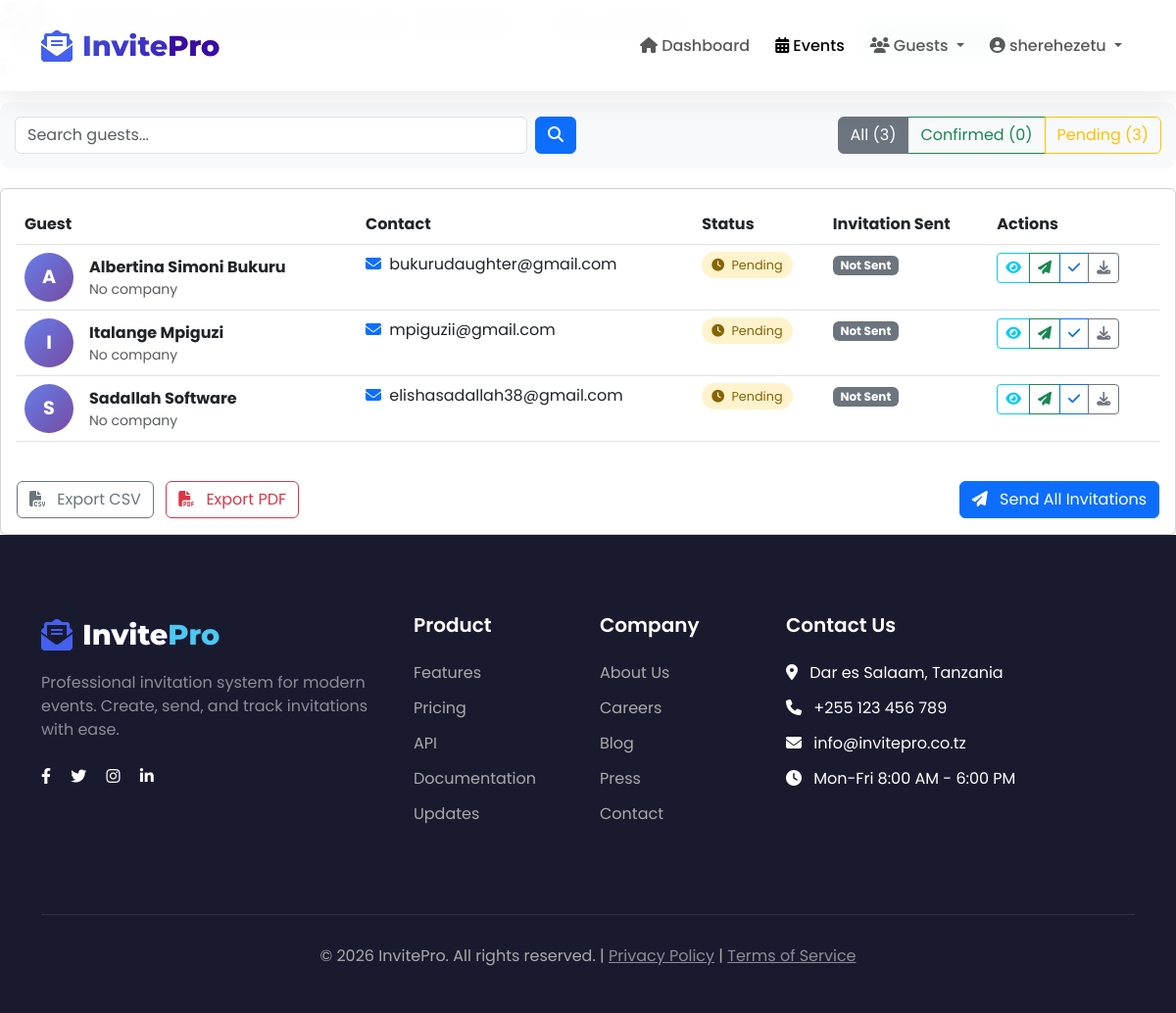
Page /events/31/guests/ (signed in) on the committed database.
### events/models.py (models this page shows, shortened)
class Guest(models.Model):
    TITLE_CHOICES = [
        ('Mr', 'Mr'),
        ('Mrs', 'Mrs'),
        ('Miss', 'Miss'),
        ('Ms', 'Ms'),
        ('Dr', 'Dr'),
        ('Prof', 'Prof')
    ]
    event = models.ForeignKey(Event, on_delete=models.CASCADE, related_name='guests')
    title = models.CharField(max_length=10, choices=TITLE_CHOICES, default='Mr')
    full_name = models.CharField(max_length=200)
    email = models.EmailField()
    phone = models.CharField(max_length=20, blank=True, null=True)
    notes = models.TextField(blank=True, null=True)
    qr_code = models.UUIDField(default=uuid.uuid4, unique=True, editable=False)
    qr_code_image = models.ImageField(upload_to='guest_qr_codes/', null=True, blank=True)
    invitation_card = models.ImageField(upload_to='invitation_cards/', null=True, blank=True)
    confirmed = models.BooleanField(default=False)
    confirmed_at = models.DateTimeField(null=True, blank=True)
    checked_in_at = models.DateTimeField(null=True, blank=True)
    custom_message = models.TextField(blank=True, null=True)
    seat_number = models.CharField(max_length=20, blank=True, null=True)
    table_number = models.CharField(max_length=10, blank=True, null=True)
    created_at = models.DateTimeField(auto_now_add=True)
    class Meta:
        unique_together = ['event', 'email']
        ordering = ['full_name']

### events/views.py (the view)
# urls.py: path('events/<int:event_id>/guests/', views.event_guests_view, name='event_guests'),
@login_required
def event_guests_view(request, event_id):
    event = get_object_or_404(Event, id=event_id, organizer=request.user)
    guests = event.guests.all().order_by('full_name')
    status = request.GET.get('status', 'all')
    search_query = request.GET.get('search', '')
    if search_query:
        guests = guests.filter(
            Q(full_name__icontains=search_query) |
            Q(email__icontains=search_query) |
            Q(phone__icontains=search_query)
        )
    if status == 'confirmed':
        guests = guests.filter(confirmed=True)
    elif status == 'pending':
        guests = guests.filter(confirmed=False)
    total_guests = event.guests.count()
    confirmed_count = event.guests.filter(confirmed=True).count()
    pending_count = total_guests - confirmed_count
    paginator = Paginator(guests, 20)  # Show 20 guests per page
    page_number = request.GET.get('page')
    page_obj = paginator.get_page(page_number)
    context = {
        'event': event,
        'guests': page_obj,
        'page_obj': page_obj,
        'is_paginated': paginator.num_pages > 1,
        'total_guests': total_guests,
        'confirmed_count': confirmed_count,
        'pending_count': pending_count,
        'search_query': search_query,
        'current_status': status,
    }
    return render(request, 'events/event_guests.html', context)

### templates/events/event_guests.html (shortened to what this page needs)
{% extends 'base.html' %}
{% load static %}
{% block content %}
<div class="d-flex justify-content-between align-items-center mb-4">
    <div>
        <h1> {{ event.title }} - Guests</h1>
        <p class="text-muted mb-0">
        </p>
    </div>
    <div>
        <a href="{% url 'batch_add_guests' %}?event={{ event.id }}"
           class="btn btn-success me-2">
        </a>
        <a href="{% url 'event_detail' event.id %}"
           class="btn btn-outline-primary">
        </a>
    </div>
</div>
<div class="filter-card">
    <div class="row">
        <div class="col-md-6">
            <form method="GET" class="d-flex">
                <input type="text" name="search" class="form-control me-2"
                       placeholder="Search guests..." value="{{ request.GET.search }}">
                <button type="submit" class="btn btn-primary">
                    <i class="fas fa-search"></i>
                </button>
            </form>
        </div>
        <div class="col-md-6">
            <div class="d-flex justify-content-end">
                <div class="btn-group">
                    <a href="?status=all"
                       class="btn btn-outline-secondary {% if not request.GET.status or request.GET.status == 'all' %}active{% endif %}">
                        All ({{ total_guests }})
                    </a>
                    <a href="?status=confirmed"
                       class="btn btn-outline-success {% if request.GET.status == 'confirmed' %}active{% endif %}">
                        Confirmed ({{ confirmed_count }})
                    </a>
                    <a href="?status=pending"
                       class="btn btn-outline-warning {% if request.GET.status == 'pending' %}active{% endif %}">
                        Pending ({{ pending_count }})
                    </a>
                </div>
            </div>
        </div>
    </div>
</div>
<div class="card">
    <div class="card-body">
        <div class="table-responsive">
            <table class="table table-hover">
                <thead>
                    <tr>
                        <th>Guest</th>
                        <th>Contact</th>
                        <th>Status</th>
                        <th>Invitation Sent</th>
                        <th>Actions</th>
                    </tr>
                </thead>
                <tbody>
                    {% for guest in guests %}
                    <tr>
                        <td>
                            <div class="d-flex align-items-center">
                                <div class="guest-avatar me-3">
                                    {{ guest.full_name|slice:":1"|upper }}
                                </div>
                                <div>
                                    <strong>{{ guest.full_name }}</strong>
                                    <div class="small text-muted">
                                        {{ guest.company|default:"No company" }}
                                    </div>
                                </div>
                            </div>
                        </td>
                        <td>
                            <div>
                                <i class="fas fa-envelope me-1 text-primary"></i>
                                {{ guest.email }}
                            </div>
                        </td>
                        <td>
                            {% if guest.confirmed %}
                            <span class="status-badge status-confirmed">
                                <i class="fas fa-check-circle me-1"></i> Confirmed
                                {% if guest.checked_in_at %}
                                <br><small>Checked in: {{ guest.checked_in_at|date:"M d, H:i" }}</small>
                                {% endif %}
                            </span>
                            {% else %}
                            <span class="status-badge status-pending">
                                <i class="fas fa-clock me-1"></i> Pending
                            </span>
                            {% endif %}
                        </td>
                        <td>
                            {% if guest.invitation_sent %}
                            <span class="badge bg-success">
                                <i class="fas fa-paper-plane me-1"></i>
                                {{ guest.get_invitation_via_display }}
                            </span>
                            <br>
                            <small class="text-muted">{{ guest.invitation_sent_at|date:"M d, H:i" }}</small>
                            {% else %}
                            <span class="badge bg-secondary">Not Sent</span>
                            {% endif %}
                        </td>
                        <td>
                            <div class="btn-group btn-group-sm">
                                <a href="{% url 'guest_detail' guest.id %}"
                                   class="btn btn-outline-info" title="View">
                                    <i class="fas fa-eye"></i>
                                </a>
                                {% if not guest.invitation_sent %}
                                <a href="{% url 'officer_send_invite' guest.id %}"
                                   class="btn btn-outline-success" title="Send Invitation">
                                    <i class="fas fa-paper-plane"></i>
                                </a>
                                {% endif %}
                                {% if not guest.confirmed %}
                                <a href="{% url 'check_in' guest.id %}"
                                   class="btn btn-outline-primary" title="Check In">
                                    <i class="fas fa-check"></i>
                                </a>
                                {% endif %}
                                <a href="{% url 'download_invitation' guest.id %}"
                                   class="btn btn-outline-secondary" title="Download Card">
                                    <i class="fas fa-download"></i>
                                </a>
                            </div>
                        </td>
                    </tr>
                    {% endfor %}
                </tbody>
            </table>
        </div>
        <div class="d-flex justify-content-between align-items-center mt-4">
            <div>
                <a href="{% url 'export_guests' event.id %}?format=csv"
                   class="btn btn-outline-secondary me-2">
                    <i class="fas fa-file-csv me-2"></i> Export CSV
                </a>
                <a href="{% url 'export_guests' event.id %}?format=pdf"
                   class="btn btn-outline-danger">
                    <i class="fas fa-file-pdf me-2"></i> Export PDF
                </a>
            </div>
            <div>
                <a href="{% url 'send_event_invitations' event.id %}"
                   class="btn btn-primary">
                    <i class="fas fa-paper-plane me-2"></i> Send All Invitations
                </a>
            </div>
        </div>
    </div>
</div>
{% endblock %}

### templates/base.html (shortened to what this page needs)
<!DOCTYPE html>
<html lang="sw">
<head>
    <link href="https://cdn.jsdelivr.net/npm/bootstrap@5.3.0-alpha1/dist/css/bootstrap.min.css" rel="stylesheet">
    <link rel="stylesheet" href="https://cdnjs.cloudflare.com/ajax/libs/font-awesome/6.4.0/css/all.min.css">
    <link rel="stylesheet" href="https://cdnjs.cloudflare.com/ajax/libs/animate.css/4.1.1/animate.min.css">
</head>
<body>
    {% block navbar %}
    <nav class="navbar navbar-expand-lg navbar-light">
        <div class="container">
            <a class="navbar-brand" href="{% url 'home' %}">
                <i class="fas fa-envelope-open-text"></i>
                <span>Invite<span style="color: #3a0ca3;">Pro</span></span>
            </a>
            <div class="collapse navbar-collapse" id="navbarNav">
                <ul class="navbar-nav ms-auto">
                    {% if user.is_authenticated %}
                        <li class="nav-item">
                            <a class="nav-link {% if request.path == '/dashboard/' %}active{% endif %}"
                               href="{% url 'dashboard' %}">
                                <i class="fas fa-home"></i> Dashboard
                            </a>
                        </li>
                        <li class="nav-item">
                            <a class="nav-link {% if 'events' in request.path %}active{% endif %}"
                               href="{% url 'event_list' %}">
                                <i class="fas fa-calendar-alt"></i> Events
                            </a>
                        </li>
                        <li class="nav-item dropdown">
                            <a class="nav-link dropdown-toggle" href="#" role="button" data-bs-toggle="dropdown">
                                <i class="fas fa-users"></i> Guests
                            </a>
                        </li>
                        <li class="nav-item dropdown">
                            <a class="nav-link dropdown-toggle" href="#" role="button" data-bs-toggle="dropdown">
                                <i class="fas fa-user-circle"></i> {{ user.username }}
                            </a>
                        </li>
                    {% endif %}
                </ul>
            </div>
        </div>
    </nav>
    {% endblock %}
    <main>
        {% block content %}{% endblock %}
    </main>
    {% block footer %}
    <footer class="footer">
        <div class="container">
            <div class="row">
                <div class="col-lg-4 mb-4">
                    <a class="navbar-brand text-white" href="{% url 'home' %}">
                        <i class="fas fa-envelope-open-text"></i>
                        <span>Invite<span style="color: #4cc9f0;">Pro</span></span>
                    </a>
                    <p class="mt-3 text-white-50">
                        Professional invitation system for modern events.
                        Create, send, and track invitations with ease.
                    </p>
                    <div class="social-links mt-4">
                        <a href="#" class="text-white me-3"><i class="fab fa-facebook-f"></i></a>
                        <a href="#" class="text-white me-3"><i class="fab fa-twitter"></i></a>
                        <a href="#" class="text-white me-3"><i class="fab fa-instagram"></i></a>
                        <a href="#" class="text-white"><i class="fab fa-linkedin-in"></i></a>
                    </div>
                </div>
                <div class="col-lg-2 col-md-6 mb-4">
                    <h5>Product</h5>
                    <ul class="footer-links">
                        <li><a href="#features">Features</a></li>
                        <li><a href="#pricing">Pricing</a></li>
                        <li><a href="#">API</a></li>
                        <li><a href="#">Documentation</a></li>
                        <li><a href="#">Updates</a></li>
                    </ul>
                </div>
                <div class="col-lg-2 col-md-6 mb-4">
                    <h5>Company</h5>
                    <ul class="footer-links">
                        <li><a href="#">About Us</a></li>
                        <li><a href="#">Careers</a></li>
                        <li><a href="#">Blog</a></li>
                        <li><a href="#">Press</a></li>
                        <li><a href="#">Contact</a></li>
                    </ul>
                </div>
                <div class="col-lg-4 mb-4">
                    <h5>Contact Us</h5>
                    <ul class="footer-links">
                        <li><i class="fas fa-map-marker-alt me-2"></i> Dar es Salaam, Tanzania</li>
                        <li><i class="fas fa-phone me-2"></i> +255 123 456 789</li>
                        <li><i class="fas fa-envelope me-2"></i> info@invitepro.co.tz</li>
                        <li><i class="fas fa-clock me-2"></i> Mon-Fri 8:00 AM - 6:00 PM</li>
                    </ul>
                </div>
            </div>
            <div class="copyright">
                <p>
                    &copy; {% now "Y" %} InvitePro. All rights reserved. |
                    <a href="#" class="text-white-50">Privacy Policy</a> |
                    <a href="#" class="text-white-50">Terms of Service</a>
                </p>
            </div>
        </div>
    </footer>
    {% endblock %}
</body>
</html>

### templates/events/event_guests.html (style rules this page uses)
.guest-avatar { width: 50px; height: 50px; border-radius: 50%; background: linear-gradient(135deg, #667eea 0%, #764ba2 100%); display: flex; align-items: center; justify-content: center; color: white; font-weight: bold; font-size: 1.2rem; }
.status-badge { padding: 5px 10px; border-radius: 20px; font-size: 0.8rem; }
.status-pending { background: #fff3cd; color: #856404; }
.filter-card { background: #f8f9fa; border-radius: 10px; padding: 15px; margin-bottom: 20px; }

### rows in the picture
Guest: full_name "A", full_name "Albertina Simoni Bukuru", company "No company", email "bukurudaughter@gmail.com", confirmed False (drawn)
Guest: full_name "I", full_name "Italange Mpiguzi", company "No company", email "mpiguzii@gmail.com", confirmed False (drawn)
Guest: full_name "S", full_name "Sadallah Software", company "No company", email "elishasadallah38@gmail.com", confirmed False (drawn)

### other values in the picture
{{ user.username }} "sherehezetu"
{{ total_guests }} "3"
{{ confirmed_count }} "0"
{{ pending_count }} "3"
